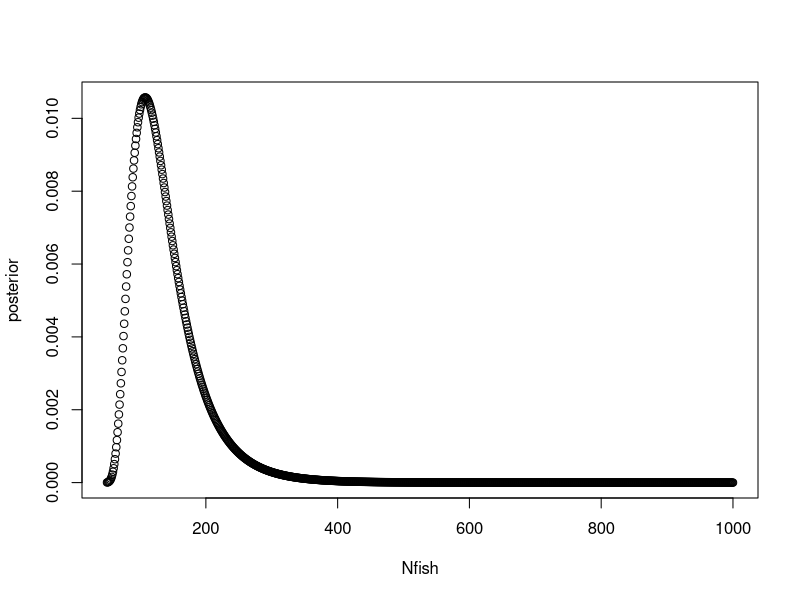

Reproduce this figure in R.
alpha=.05

Kfish=20
nfish=30
kfish=5

MinFish=50
MaxFish=1000

Nfish=MinFish:MaxFish
nmodels=MaxFish-MinFish+1

#prior=rep(1/nmodels,nmodels)
prior=dgeom(Nfish,kfish/(nfish*Kfish))
#prior=dgeom(Nfish,1/100)
posterior=dhyper(kfish,Kfish,Nfish-Kfish,nfish)*prior
posterior=posterior/sum(posterior)

quartz()

plot(Nfish,posterior)


csposterior=cumsum(posterior)
Nfish[which(csposterior<=1-alpha/2 & csposterior >= alpha/2)]


